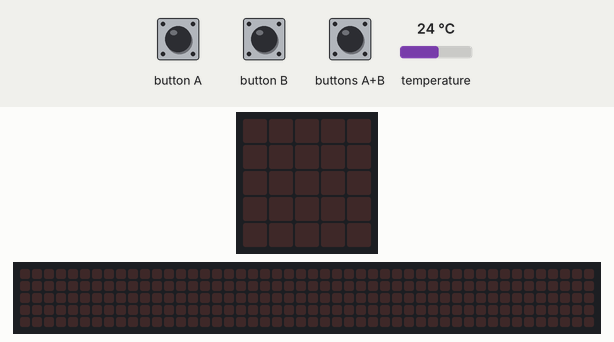
Simulated run of this program. Board: BBC micro:bit (MakeCode). Parts: the board's 5×5 LED display, a strip that is not on the board, showing the scrolling text unrolled. The inputs (shaded band) are chosen by the test bench; at power-on: temperature 24 °C. The 48×5 strip is a reading aid, not a part: it shows the text the display is scrolling, unrolled, one strip-width of it at a time.

Above: at 1.2 s.
1.3 s: button A pressed for 0.15 s
At 4.01 s:
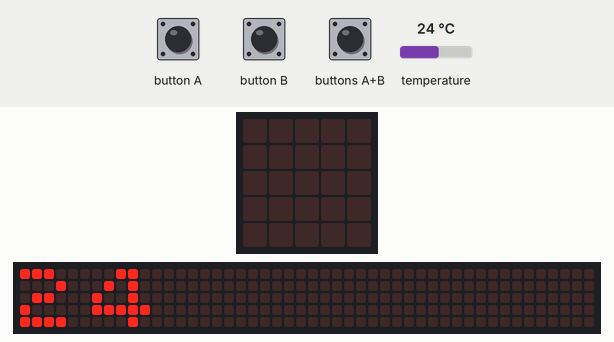
7.4 s: button B pressed for 0.15 s
At 7.62 s:
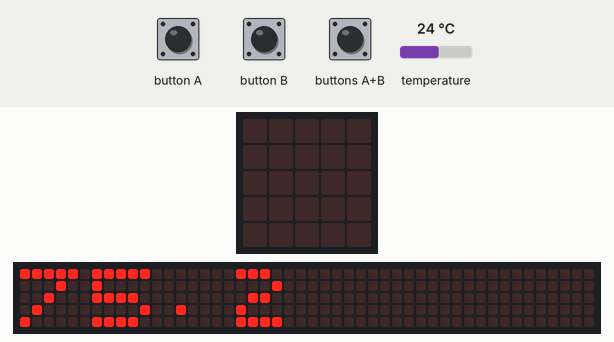
Timing chart, 0 to 10.4 s (numbered marks = the images above; inputs shaded):
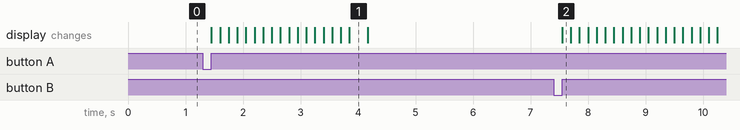

Measured:
- after the input at 1.3 s, the display: changes after 0.15 s (image 1)
- after the input at 7.4 s, the display: changes after 0.15 s (image 2)

The program:

main.ts
```typescript
radio.onReceivedNumber(function (receivedNumber) {
    if (receivedNumber == 1) {
        radio.sendValue("temperatura", input.temperature())
    }
})
input.onButtonPressed(Button.A, function () {
    basic.showNumber(input.temperature())
})
input.onButtonPressed(Button.AB, function () {
    radio.sendNumber(1)
})
input.onButtonPressed(Button.B, function () {
    basic.showNumber(1.8 * input.temperature() + 32)
})
radio.onReceivedValue(function (name, value) {
    if (name == "temperatura") {
        basic.showNumber(value)
    }
})
basic.forever(function () {
    radio.setGroup(58545256)
})
```

test.ts
```typescript
// aquí va el archivo "tests"; esto no se compilará cuando este paquete se utilice como una extensión.
```
